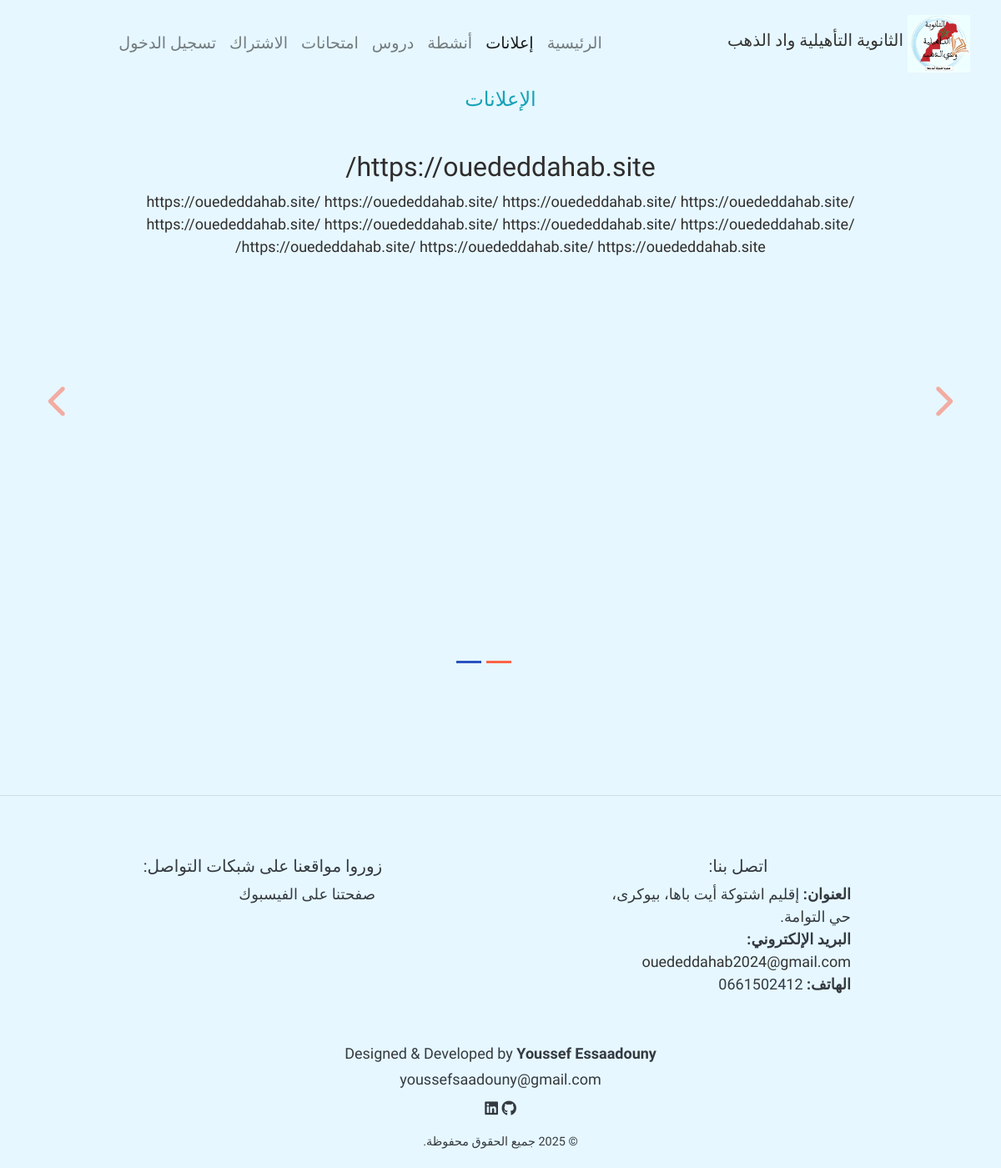
The app's page /announce/ with its own data.
### home/models.py (models this page shows, shortened)
class Announce(models.Model):
    title = models.CharField(max_length = 50)
    content = models.TextField(max_length = 500)
    date = models.DateField(default = time_zone.now)

### home/views.py (the view)
# urls.py: path('announce/', views.announce, name = 'announce'),
def announce (request):
    message = None
    announcements = None
    user = request.user
    if user.is_authenticated:
        user_info = get_object_or_404(UserProfile, user=user)
    else:
        user_info = None
    try:
        recent_announces = time_zone.now().date() - timedelta(days=15)
        announcements = Announce.objects.filter(date__gte=recent_announces)
        if not announcements.exists():
            message = 'لا توجد إعلانات حاليا.'
    except Exception as e:
        print(f"Error: {e}")
        message = 'حدث خطأ أثناء تحميل الإعلانات.'
    context = {
        'announces' : announcements,
        'user_info': user_info,
        'message' : message
        }
    return render (request,'pages/announce/announce.html', context)

### templates/pages/announce/announce.html (shortened to what this page needs)
{% extends 'base.html' %}
{% block content %}
<div class="container">
    <center class="text-info mb-4" > <h4>الإعلانات</h4> </center>
    {% if announces %}
    <div class="show-announce">
        <div id="slide" class="carousel slide container  mt-5 mb-5" style="width: 83%;" data-ride="carousel">
                <ol class="carousel-indicators" style="bottom: -30px" >
                    {% for announce in announces %}
                        <li data-target="#slide" data-slide-to="{{ forloop.counter0 }}"  class="{% if forloop.first %}active{% endif %}"></li>
                    {% endfor %}
                </ol>
                <div class="carousel-inner"  style="height:600px; overflow-y:auto">
                    {% for announce in announces%}
                        <div class="carousel-item  {% if forloop.first %}active{% endif %}" style="text-align: center;">
                            <h2 >  {{announce.title}}</h2>
                            <div  class="announce-content w-100">
                                <p>{{announce.content}}</p>
                            </div>
                        </div>
                    {% endfor %}
                </div>
                <a href="#slide" class="carousel-control-next" data-slide="next" style="right: -15%;">
                    <i class="fas fa-chevron-right" style="font-size: 2.5rem; color: #ff6347;"></i>
                </a>
                <a href="#slide" class="carousel-control-prev" data-slide="prev" style="left: -15%;">
                    <i class="fas fa-chevron-left" style="font-size: 2.5rem; color : #ff6347;"></i>
                </a>
        </div>
        <br>
    </div>
    {% else %}
    <h4 class="m-4 p-2">{{message}}</h4>
    {% if 'admin' in request.user.groups.all|join:", " or 'general_surveillance' in request.user.groups.all|join:", " %}
    <br><hr>
    <a href="{% url 'add_announce' %}" class="text-info m-4" style="font-size:large;">إضافة إعلان</a>
    {% endif  %}
{% endif %}
</div>
{% endblock %}

### LC_tassegdelt/static/css/style.css (style rules this page uses)
body { background: #e6f7ff; color: #2f2d2d; position: relative; font-size: large; font-family: 'Tajawal' , 'Gupter', 'Marhey', sans-serif !important; direction: rtl; text-align: right; text-align: justify; }
.carousel-indicators li { background-color: #2A52BE; }
.carousel-indicators .active { background-color: #ff6347; }
.announce-content { transition: .5s; }
.announce-content p { transition: .5s; }

### records on screen
Announce: title "https://ouededdahab.site/", content "https://ouededdahab.site/ https://ouededdahab.site/ https://ouededdahab.site/ https://ouededdahab.site/ https://ouededdahab.site/ https://ouededdahab.site/ https://ouededdahab.site/ https://ouededdahab.site/ https://ouededdahab.site/ https://ouededdahab.site/ https://ouededdahab.site/"
